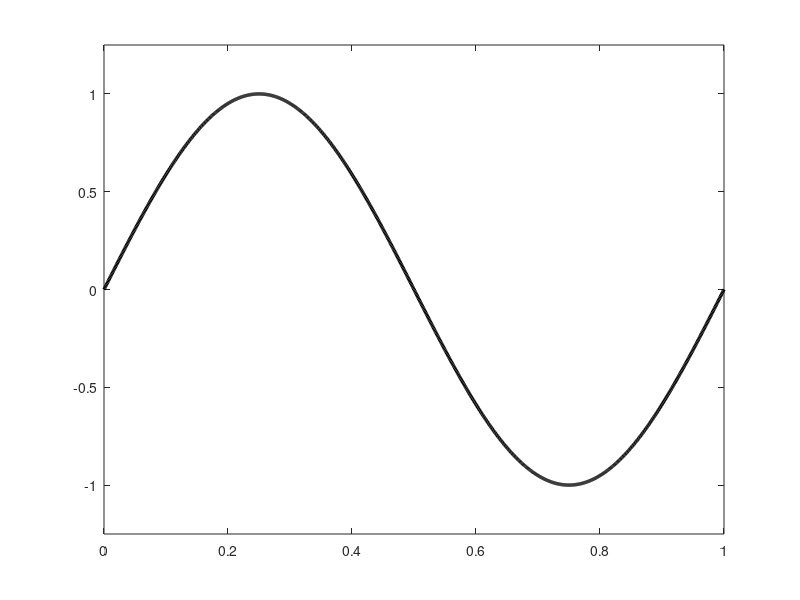

Recreate this plot in MATLAB. (Note: this script raises an error after producing the figure.)
%patch on one cycle
time=[0:0.001:1];
x=sin(time*2*pi);
fig=plot(time,x,'k','LineWidth',2.5);
ylim([-1.25 1.25])
ax=gca;
ax.XTick=[0 0.25 0.5 0.75 1];
ax.XTickLabel=[{'0', 'pi/2', 'pi', '3/2 pi', '2pi'}];
z=[0.125 0.375 0.375 0.125];
y=[-1.25 -1.25 1.25 1.25];
patch(z,y,'blue','FaceAlpha',0.3);
xlabel('Phase')
ylabel('amplitude')

%patches on 4 cycles
time=[0:0.001:4];
x=sin(time*2*pi);
fig2=plot(time,x,'k','LineWidth',2.5);
ylim([-1.25 1.25])
ax2=gca;
ax2.XTick=[0 0.5 1 1.5 2 2.5 3 3.5 4];
ax2.XTickLabel=[{'0', 'pi', '2pi', '3pi', '4pi', '5pi', '6pi'}];
for gg=1:4
z=[0.125 0.375 0.375 0.125]+gg-1;
y=[-1.25 -1.25 1.25 1.25];
patch(z,y,'blue','FaceAlpha',0.3);
end
xlabel('Phase')
ylabel('amplitude')


%% Quality control
numPhaseBins=18;
uniform = zeros(1,numPhaseBins); uniform(:)=1/numPhaseBins;
couple = zeros(1,numPhaseBins); couple(5)=0.5; couple(14)=0.5;
onebin = zeros(1,numPhaseBins); onebin(2) = 1;
small = zeros(1,numPhaseBins); small(2:4)=[0.25 0.5 0.25];

binAmp=small;
logAmp=log2(binAmp);
ShannonH =-sum(binAmp(logAmp~=-Inf).*logAmp(logAmp~=-Inf)); 
Dkl = log2(numPhaseBins)-ShannonH;
MI=Dkl/log2(numPhaseBins);
figure;
bar(binAmp,'g','BarWidth',1)
ylim([0 1])
xlim([0.5 18.5])
xlabel('Phase')
ylabel('Normalized HF amplitude')
title(['Narrow Distribution, MI = ' num2str(MI)])
time=[0.001:0.001:1];
LFdata=sin(2*pi*time);
LFscaled=LFdata*0.15;
LFscaled=LFscaled+0.25;
ax1=gca;
ax1_pos = ax1.Position;
ax2 = axes('Position',ax1_pos,...
    'XAxisLocation','top',...
    'YAxisLocation','right',...
    'Color','none');
ylim([0 0.5])
line(time,LFscaled,'Parent',ax2,'LineWidth',2.5,'Color','b')
axis off;
ax1.XTick=[0.5 5 9.5 14 18.5]; %scale for 18?
ax1.XTickLabel=[{'0', 'pi/2', 'pi', '3/2 pi', '2pi'}];


% MI various lengths of time and noise
%{
[time, y, HFsignal, LFdata]=CFCfakeData1(numSeconds, LF, HF, phaseLock, whiteNoiseAmp,binTrimming);
[LFsignal, HFsignal]=PreProcessForCFC(t,x,LF,HF);
[MI, binAmp, lfPhase, hfAmp]=Tort2010MI(LFsignal, HFsignal, numPhaseBins)
%}
%% For presentation
uniform = zeros(1,numPhaseBins); uniform(:)=0.5;
ideal = zeros(1,numPhaseBins); ideal([5 14])=0.75;
ideal([1 9 10 18]) = 0.25;
ideal([2 8 11 17]) = 0.32;
ideal([4 6 13 15]) = 0.67;
ideal([3 7 12 16]) = 0.5;
figure; 
bar(ideal,'b','BarWidth',0.9,'FaceAlpha',0.5);
hold on
bar(uniform,'g','BarWidth',0.9,'FaceAlpha',0.5);
xlim([0.5 18.5])
ylim([0 1])
xlabel('bin')
ylabel('amount')

%% 4 seconds no noise
LF=5; HF=40;
loNoise=0.65;
hiNoise=1.1;
numPhaseBins=18;
binTrim = 0.10;

[time, x, ~, ~]=CFCfakeData1(4, LF, HF, 'peaks', 0,binTrim,0);
[LFsignal, HFsignal]=PreProcessForCFC(time,x,LF,HF);
[MI, binAmp, ~, ~]=Tort2010MI(LFsignal, HFsignal, numPhaseBins);
figure; bar(binAmp); title(['4s, 0.0 WN, MI= ' num2str(MI)])
%some noise
[time, x, ~, ~]=CFCfakeData1(4, LF, HF, 'peaks', loNoise,binTrim,0);
[LFsignal, HFsignal]=PreProcessForCFC(time,x,LF,HF);
[MI2, binAmp2, ~, ~]=Tort2010MI(LFsignal, HFsignal, numPhaseBins);
figure; bar(binAmp2); title(['4s, 0.1 WN, MI= ' num2str(MI2)])
%lots of noise
[time, x, ~, ~]=CFCfakeData1(15, LF, HF, 'peaks', hiNoise,binTrim,0);
[LFsignal, HFsignal]=PreProcessForCFC(time,x,LF,HF);
[MI3, binAmp3, ~, ~]=Tort2010MI(LFsignal, HFsignal, numPhaseBins);
figure; bar(binAmp3); title(['4s, 0.4 WN, MI= ' num2str(MI3)])

%15s no noise
[time, x, ~, ~]=CFCfakeData1(15, LF, HF, 'peaks', 0,binTrim,0);
[LFsignal, HFsignal]=PreProcessForCFC(time,x,LF,HF);
[MI4, binAmp4, ~, ~]=Tort2010MI(LFsignal, HFsignal, numPhaseBins);
figure; bar(binAmp4); title(['15s, 0.0 WN, MI= ' num2str(MI4)])
%some noise
[time, x, ~, ~]=CFCfakeData1(4, LF, HF, 'peaks', loNoise ,binTrim,0);
[LFsignal, HFsignal]=PreProcessForCFC(time,x,LF,HF);
[MI5, binAmp5, ~, ~]=Tort2010MI(LFsignal, HFsignal, numPhaseBins);
figure; bar(binAmp5); title(['15s, 0.1 WN, MI= ' num2str(MI5)])
%lots of noise
[time, x, ~, ~]=CFCfakeData1(15, LF, HF, 'peaks', hiNoise, binTrim,0);
[LFsignal, HFsignal]=PreProcessForCFC(time,x,LF,HF);
[MI6, binAmp6, ~, ~]=Tort2010MI(LFsignal, HFsignal, numPhaseBins);
figure; bar(binAmp6); title(['15s, 0.4 WN, MI= ' num2str(MI6)])

%30s no noise
[time, x, ~, ~]=CFCfakeData1(30, LF, HF, 'peaks', 0,binTrim,0);
[LFsignal, HFsignal]=PreProcessForCFC(time,x,LF,HF);
[MI7, binAmp7, ~, ~]=Tort2010MI(LFsignal, HFsignal, numPhaseBins);
figure; bar(binAmp7); title(['30s, 0.0 WN, MI= ' num2str(MI7)])
%some noise
[time, x, ~, ~]=CFCfakeData1(30, LF, HF, 'peaks', loNoise,binTrim,0);
[LFsignal, HFsignal]=PreProcessForCFC(time,x,LF,HF);
[MI8, binAmp8, ~, ~]=Tort2010MI(LFsignal, HFsignal, numPhaseBins);
figure; bar(binAmp8); title(['30s, 0.1 WN, MI= ' num2str(MI8)])
%lots of noise
[time, x, ~, ~]=CFCfakeData1(30, LF, HF, 'peaks', hiNoise,binTrim,0);
[LFsignal, HFsignal]=PreProcessForCFC(time,x,LF,HF);
[MI9, binAmp9, ~, ~]=Tort2010MI(LFsignal, HFsignal, numPhaseBins);
figure; bar(binAmp9); title(['30s, 0.4 WN, MI= ' num2str(MI9)])
MIs=[MI MI2 MI3 MI4 MI5 MI6 MI7 MI8 MI9];

%% raw measures
LF=5; HF=40;
loNoise=0.1;
hiNoise=0.4;
numPhaseBins=18;

[~, ~, HFsignal, LFsignal]=CFCfakeData1(4, LF, HF, 'peaks', 0,0.15);
[MI, binAmp, ~, ~]=Tort2010MI(LFsignal, HFsignal, numPhaseBins);
figure; bar(binAmp); title(['4s, 0.0 WN, MI= ' num2str(MI)])
%some noise
[~, ~, HFsignal, LFsignal]=CFCfakeData1(4, LF, HF, 'peaks', loNoise,0.15);
[MI2, binAmp2, ~, ~]=Tort2010MI(LFsignal, HFsignal, numPhaseBins);
figure; bar(binAmp2); title(['4s, 0.1 WN, MI= ' num2str(MI2)])
%lots of noise
[~, ~, HFsignal, LFsignal]=CFCfakeData1(4, LF, HF, 'peaks', hiNoise,0.15);
[MI3, binAmp3, ~, ~]=Tort2010MI(LFsignal, HFsignal, numPhaseBins);
figure; bar(binAmp3); title(['4s, 0.4 WN, MI= ' num2str(MI3)])

%15s no noise
[~, ~, HFsignal, LFsignal]=CFCfakeData1(15, LF, HF, 'peaks', 0,0.15);
[MI4, binAmp4, ~, ~]=Tort2010MI(LFsignal, HFsignal, numPhaseBins);
figure; bar(binAmp4); title(['15s, 0.0 WN, MI= ' num2str(MI4)])
%some noise
[~, ~, HFsignal, LFsignal]=CFCfakeData1(4, LF, HF, 'peaks',loNoise,0.15);
[MI5, binAmp5, ~, ~]=Tort2010MI(LFsignal, HFsignal, numPhaseBins);
figure; bar(binAmp5); title(['15s, 0.1 WN, MI= ' num2str(MI5)])
%lots of noise
[~, ~, HFsignal, LFsignal]=CFCfakeData1(15, LF, HF, 'peaks', hiNoise,0.15);
[MI6, binAmp6, ~, ~]=Tort2010MI(LFsignal, HFsignal, numPhaseBins);
figure; bar(binAmp6); title(['15s, 0.4 WN, MI= ' num2str(MI6)])

%30s no noise
[~, ~, HFsignal, LFsignal]=CFCfakeData1(30, LF, HF, 'peaks', 0,0.15);
[MI7, binAmp7, ~, ~]=Tort2010MI(LFsignal, HFsignal, numPhaseBins);
figure; bar(binAmp7); title(['30s, 0.0 WN, MI= ' num2str(MI7)])
%some noise
[~, ~, HFsignal, LFsignal]=CFCfakeData1(30, LF, HF, 'peaks', loNoise,0.15);
[MI8, binAmp8, ~, ~]=Tort2010MI(LFsignal, HFsignal, numPhaseBins);
figure; bar(binAmp8); title(['30s, 0.1 WN, MI= ' num2str(MI8)])
%lots of noise
[~, ~, HFsignal, LFsignal]=CFCfakeData1(30, LF, HF, 'peaks', hiNoise,0.15);
[MI9, binAmp9, ~, ~]=Tort2010MI(LFsignal, HFsignal, numPhaseBins);
figure; bar(binAmp9); title(['30s, 0.4 WN, MI= ' num2str(MI9)])
MIs=[MI MI2 MI3 MI4 MI5 MI6 MI7 MI8 MI9];


%% Figures for presentation

[time, x, HFsignal, LFsignal]=CFCfakeData1(4, 5, 40, 'peaks', 0,0.15);
figure; plot(time,x)

%Marek's version
ts = [0:.001:4]; % interval for longer simulations
f1=5; %lower frequency
f2=40; % higher frequency
A1=1; % amplitude for f1
A2=1; % amplitude for f2
A3=1; % amplitude for f3

low=A1*sin(2*pi*f1*ts); % lower frequency oscillation over ts (2 seconds)
high=A2*sin(2*pi*f2*ts);  % higher frequency oscillation over ts (2 seconds)
dist=A3*sin(2*pi*42*ts); %disturbance at 42 Hz over ts (2 seconds)

a=1; % coupling strength 
b=0.2; % amplitude of compound higher frequency

sim=low+b*(a*low.*high+dist);  % simulated data
figure; plot(ts,sim)

%catherine's mod
t = [0:.001:60]; % interval for longer simulations
f1=5; %lower frequency
f2=40; % higher frequency
A1=1; % amplitude for f1
A2=1; % amplitude for f2
A3=1; % amplitude for f3

low=A1*sin(2*pi*f1*t); % lower frequency oscillation over ts (2 seconds)
high=A2*sin(2*pi*f2*t);  % higher frequency oscillation over ts (2 seconds)
dist=A3*sin(2*pi*42*t); %disturbance at 42 Hz over ts (2 seconds)

%%a=1; % coupling strength 
b=0.2; % amplitude of compound higher frequency
a=zeros(size(t));
events=[1000:1000:58000];
for i=1:length(events)
   eventts=events(i);
   a(1,eventts:eventts+100)=10;
end

sim=low+b*(a.*low.*high+dist);  % simulated data
sim=sim+randn(size(sim))*0.2;
figure; plot(t,sim);




%% Spectrogram
t=ts;

dt=t(2) - t(1);
Fs = 1/dt;
interval = 125;
overlap = round(interval*0.95);
nfft = round(1500);
[S,F,T,P]=spectrogram(x(1:4000)-mean(x(1:4000)),interval,overlap,nfft,Fs);
figure; imagesc(T,F,10*log10(P))
colorbar
axis xy
ylim([0 70])
xlabel('Time (s)')
ylabel('Frequency (Hz)')








